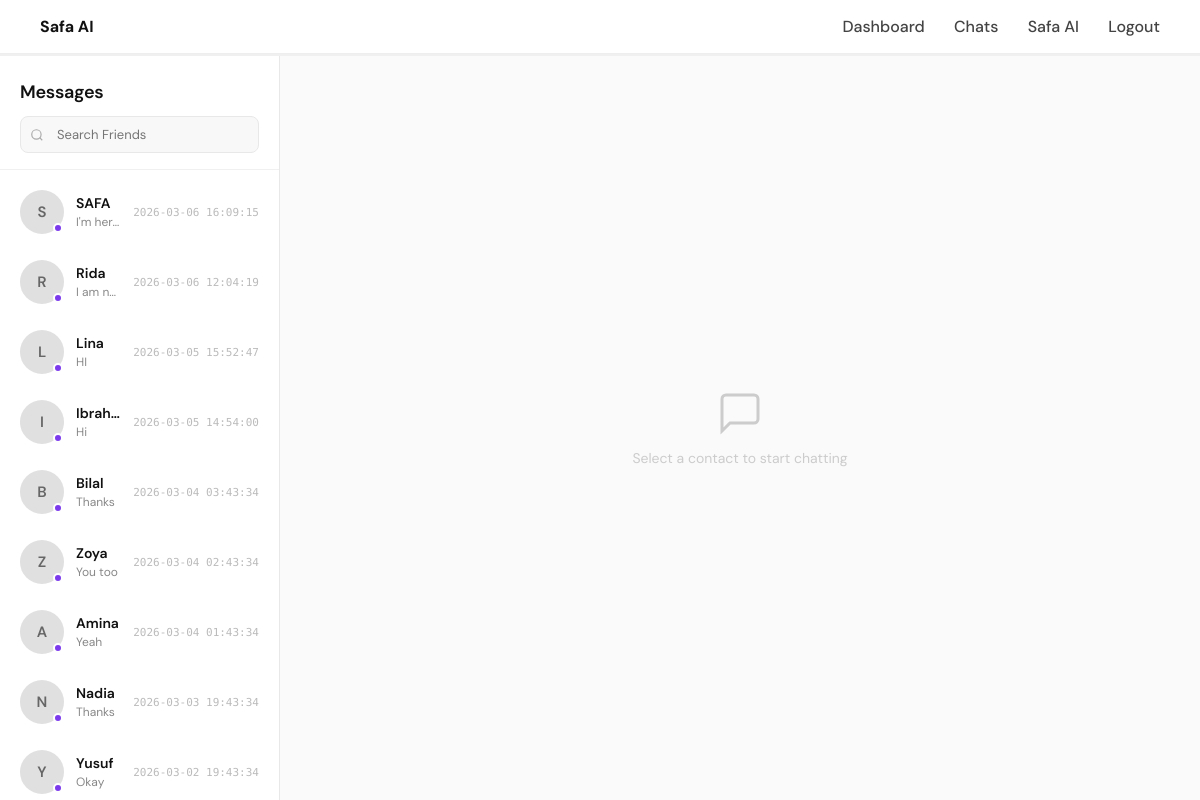
/chats (signed in), run on the app's committed database.
### tables this page shows
CREATE TABLE ai_chat (
    id INTEGER PRIMARY KEY AUTOINCREMENT,
    user_id INTEGER,
    contact_name TEXT,
    sender TEXT,
    message TEXT,
    timestamp DATETIME DEFAULT CURRENT_TIMESTAMP
);

### app.py (the view, shortened to what this page needs)
@app.route("/chats", methods=["GET", "POST"])
def chats():
    if "user_id" not in session:
        return redirect(url_for("login"))
    import sqlite3
    from datetime import datetime
    import pytz
    import random
    conn = sqlite3.connect("database.db")
    cursor = conn.cursor()
    ist = pytz.timezone("Asia/Kolkata")
    contact = request.args.get("contact")
    chats = []
    contacts_list = []
    cursor.execute("""
        SELECT contact_name, message, timestamp
        FROM ai_chat
        WHERE user_id = ?
        ORDER BY timestamp DESC
    """, (session["user_id"],))
    rows = cursor.fetchall()
    contacts = {}
    for name, message, timestamp in rows:
        if name not in contacts:
            contacts[name] = {
                "last_message": message,
                "timestamp": timestamp
            }
    contacts_list = [
        (name, data["last_message"], data["timestamp"])
        for name, data in contacts.items()
    ]
    conn.close()
    return render_template(
        "chats.html",
        contacts=contacts_list,
        chats=chats,
        selected_contact=contact
    )

### templates/chats.html (shortened to what this page needs)
{% extends "base.html" %}
{% block content %}
<div class="chat-container">
    <div class="contact-list">
        <div class="contact-list-header">
            <h2>Messages</h2>
            <div class="contact-search">
                <input type="text" placeholder="Search Friends">
            </div>
        </div>
        <div class="contact-scroll">
            {% for name, last_message, timestamp in contacts %}
            <a href="/chats?contact={{ name }}" class="contact-item {% if name == selected_contact %}active{% endif %}">
                <div class="contact-avatar">
                    {{ name[0] }}
                    <span class="status-dot online"></span>
                </div>
                <div class="contact-info">
                    <div class="contact-name">{{ name }}</div>
                    <div class="contact-preview">{{ last_message }}</div>
                </div>
                <div class="contact-meta">
                    <span class="contact-time">{{ timestamp }}</span>
                </div>
            </a>
            {% endfor %}
        </div>
    </div>
    <div class="chat-window">
        {% if selected_contact %}
        <div class="chat-header">
            <div class="chat-header-avatar">
                {{ selected_contact[0] }}
                <span class="status-dot"></span>
            </div>
            <div class="chat-header-info">
                <div class="chat-header-name">{{ selected_contact }}</div>
                <div class="chat-header-status">Active now</div>
            </div>
            <div class="chat-header-actions">
                <button class="header-btn" type="button" title="Search">
                    <svg width="15" height="15" viewBox="0 0 24 24" fill="none" stroke="currentColor" stroke-width="2">
                        <circle cx="11" cy="11" r="8"/><path d="M21 21l-4.35-4.35"/>
                    </svg>
                </button>
                <button class="header-btn" type="button" title="Favorites">
                    <svg width="15" height="15" viewBox="0 0 24 24" fill="none" stroke="currentColor" stroke-width="2">
                        <path d="M20.84 4.61a5.5 5.5 0 0 0-7.78 0L12 5.67l-1.06-1.06a5.5 5.5 0 0 0-7.78 7.78l1.06 1.06L12 21.23l7.78-7.78 1.06-1.06a5.5 5.5 0 0 0 0-7.78z"/>
                    </svg>
                </button>
                <button class="header-btn" type="button" title="More">
                    <svg width="15" height="15" viewBox="0 0 24 24" fill="none" stroke="currentColor" stroke-width="2">
                        <circle cx="12" cy="5" r="1"/><circle cx="12" cy="12" r="1"/><circle cx="12" cy="19" r="1"/>
                    </svg>
                </button>
            </div>
        </div>
        <div class="messages" id="messageList">
            <div class="date-divider">Today</div>
            {% for contact_name, sender, message, timestamp in chats %}
            <div class="message {{ sender }}">
                <div class="msg-bubble-wrap">
                    <div class="msg-text">{{ message }}</div>
                    <div class="msg-time">{{ timestamp }}</div>
                </div>
            </div>
            {% endfor %}
        </div>
        <form method="POST" class="chat-input-area" id="chatForm">
            <input type="hidden" name="contact" value="{{ selected_contact }}">
            <div class="input-actions">
                <button type="button" class="input-btn" title="Attach">
                    <svg width="16" height="16" viewBox="0 0 24 24" fill="none" stroke="currentColor" stroke-width="2">
                        <path d="M21.44 11.05l-9.19 9.19a6 6 0 0 1-8.49-8.49l9.19-9.19a4 4 0 0 1 5.66 5.66l-9.2 9.19a2 2 0 0 1-2.83-2.83l8.49-8.48"/>
                    </svg>
                </button>
            </div>
            <input type="text" name="message" placeholder="Write Something..." required autocomplete="off">
            <div class="input-actions">
                <button type="button" class="input-btn" title="Emoji">
                    <svg width="16" height="16" viewBox="0 0 24 24" fill="none" stroke="currentColor" stroke-width="2">
                        <circle cx="12" cy="12" r="10"/><path d="M8 14s1.5 2 4 2 4-2 4-2"/><line x1="9" y1="9" x2="9.01" y2="9"/><line x1="15" y1="9" x2="15.01" y2="9"/>
                    </svg>
                </button>
            </div>
                <button type="submit" class="send-btn" title="Send">
                    <svg xmlns="http://www.w3.org/2000/svg" width="16" height="16" viewBox="0 0 24 24" fill="none" stroke="currentColor" stroke-width="2.5" stroke-linecap="round" stroke-linejoin="round">
                        <line x1="22" y1="2" x2="11" y2="13"/><polygon points="22 2 15 22 11 13 2 9 22 2"/>
                    </svg>
                </button>
        </form>
        {% else %}
        <div class="empty-state">
            <svg width="48" height="48" viewBox="0 0 24 24" fill="none" stroke="currentColor" stroke-width="1.5">
                <path d="M21 15a2 2 0 0 1-2 2H7l-4 4V5a2 2 0 0 1 2-2h14a2 2 0 0 1 2 2z"/>
            </svg>
            <span>Select a contact to start chatting</span>
        </div>
        {% endif %}
    </div>
</div>
{% endblock %}

### static/style.css (style rules this page uses)
:root { --violet:#7c3aed; --violet-light:#ede9fe; --bg:#f7f5ff; --text:#2c2c2c; }
body { margin:0; font-family:Segoe UI, Arial, sans-serif; background:#ffffff; color:var(--text); }
.contact-name { font-weight:500; }

### templates/chats.html (style rules this page uses)
*, *::before, *::after { box-sizing: border-box; margin: 0; padding: 0; }
html, body { height: 100%; width: 100%; font-family: 'DM Sans', sans-serif; background: #f0f0f0; color: #111; overflow: hidden; }
.chat-container { display: flex; flex-direction: row; position: fixed; top: var(--navbar-height, 56px); left: 0; right: 0; bottom: 0; overflow: hidden; }
.contact-list { width: 280px; min-width: 280px; background: #fff; border-right: 1px solid #e8e8e8; display: flex; flex-direction: column; overflow: hidden; }
.contact-list-header { padding: 24px 20px 16px; border-bottom: 1px solid #f0f0f0; }
.contact-list-header h2 { font-size: 18px; font-weight: 600; letter-spacing: -0.3px; color: #111; }
.contact-search { margin-top: 12px; position: relative; }
.contact-search input { width: 100%; padding: 9px 14px 9px 36px; border: 1px solid #e8e8e8; border-radius: 8px; font-size: 13px; font-family: 'DM Sans', sans-serif; background: #f8f8f8; color: #333; outline: none; transition: border 0.2s; }
.contact-scroll { flex: 1; overflow-y: auto; padding: 8px 10px; }
.contact-item { display: flex; align-items: center; gap: 12px; padding: 12px 10px; text-decoration: none; color: #111; border-radius: 10px; margin-bottom: 2px; transition: background 0.15s; position: relative; }
.contact-avatar { width: 44px; height: 44px; border-radius: 50%; background: #e0e0e0; display: flex; align-items: center; justify-content: center; font-size: 15px; font-weight: 600; color: #666; flex-shrink: 0; position: relative; }
.contact-avatar .status-dot { position: absolute; bottom: 1px; right: 1px; width: 10px; height: 10px; border-radius: 50%; background: #888; border: 2px solid #fff; }
.contact-avatar .status-dot.online { background: #7c3aed; }
.contact-info { flex: 1; min-width: 0; }
.contact-name { font-size: 14px; font-weight: 600; color: #111; white-space: nowrap; overflow: hidden; text-overflow: ellipsis; }
.contact-preview { font-size: 12px; color: #888; margin-top: 2px; white-space: nowrap; overflow: hidden; text-overflow: ellipsis; }
.contact-meta { display: flex; flex-direction: column; align-items: flex-end; gap: 5px; flex-shrink: 0; }
.contact-time { font-size: 11px; color: #bbb; font-family: 'DM Mono', monospace; }
.chat-window { flex: 1; display: flex; flex-direction: column; background: #fafafa; min-width: 0; overflow: hidden; }
.empty-state { flex: 1; display: flex; flex-direction: column; align-items: center; justify-content: center; color: #ccc; gap: 12px; font-size: 14px; }

### data on the page
ai_chat: contact_name "S", contact_name "SAFA", message "I'm her…", timestamp "2026-03-06 16:09:15"
ai_chat: contact_name "R", contact_name "Rida", message "I am n…", timestamp "2026-03-06 12:04:19"
ai_chat: contact_name "L", contact_name "Lina", message "HI", timestamp "2026-03-05 15:52:47"
ai_chat: contact_name "I", contact_name "Ibrah…", message "Hi", timestamp "2026-03-05 14:54:00"
ai_chat: contact_name "B", contact_name "Bilal", message "Thanks", timestamp "2026-03-04 03:43:34"
ai_chat: contact_name "Z", contact_name "Zoya", message "You too", timestamp "2026-03-04 02:43:34"
ai_chat: contact_name "A", contact_name "Amina", message "Yeah", timestamp "2026-03-04 01:43:34"
ai_chat: contact_name "N", contact_name "Nadia", message "Thanks", timestamp "2026-03-03 19:43:34"
ai_chat: contact_name "Y", contact_name "Yusuf", message "Okay", timestamp "2026-03-02 19:43:34"
